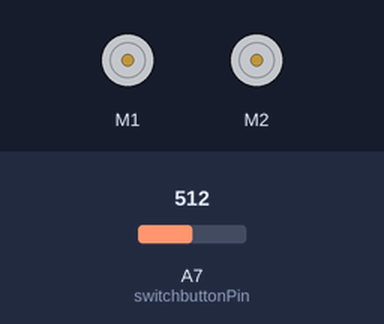
The sketch below on a simulated Arduino Nano, built with avr-gcc and run on an emulated ATmega328P. On the bench: 2 × DC motor (green arrow = forward, orange = backward, longer = faster). The test bench sets the inputs (shaded band); at power-on: A7 (switchbuttonPin) = 512.

Above: at 0.8 s.
0.9 s: A7 (switchbuttonPin) set to 12
2.4 s: A7 (switchbuttonPin) set to 9
At 3.2 s:
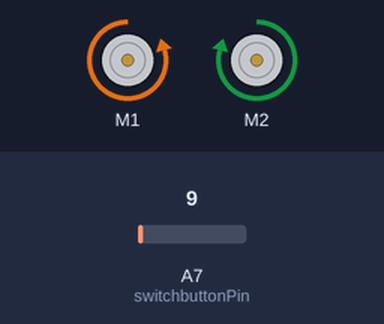
At 5.2 s:
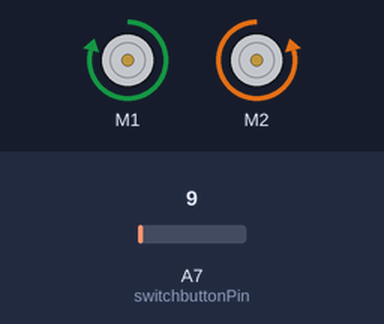
Timing chart, 0 to 20.4 s (numbered marks = the images above; inputs shaded):
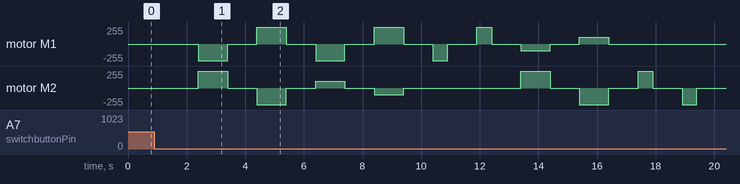

The sketch:

PushButtonMove.ino
```cpp
// (licence header left out)
 #include "MeOrion.h"

MeDCMotor motor3(M1); // Left
MeDCMotor motor4(M2); // Right

int switchbuttonPin = A7;   // switch button
uint8_t cntLimit = 2;  // count to move

uint8_t motorSpeed1 = 250;
uint8_t motorSpeed2 = 100;
uint8_t motorSpeed3 = 0;

void setup()
{
  pinMode(switchbuttonPin, INPUT);
  while(!((0 ^ (analogRead(switchbuttonPin) > 10 ? 0 : 1))))
  {
    _loop();
  }

  for(uint8_t cnt = 0; cnt < cntLimit; cnt++)
  {
    move();
  }
}

void _loop()
{

}

void loop()
{
  _loop();
}

void stop()
{
  motor3.stop();
  motor4.stop();
}

void move()
{
  // 1.Advance
  motor3.run(-motorSpeed1);
  motor4.run(motorSpeed1);
  delay(1000);
  motor3.stop();
  motor4.stop();
  delay(1000);

  // 1.Back
  motor3.run(motorSpeed1);
  motor4.run(-motorSpeed1);
  delay(1000);
  motor3.stop();
  motor4.stop();
  delay(1000);

  // 2.right-handed rotation
  motor3.run(-motorSpeed1);
  motor4.run(motorSpeed2);
  delay(1000);
  motor3.stop();
  motor4.stop();
  delay(1000);

  // 2.right-handed rotation back
  motor3.run(motorSpeed1);
  motor4.run(-motorSpeed2);
  delay(1000);
  motor3.stop();
  motor4.stop();
  delay(1000);

  // 3.right-handed rotation
  motor3.run(-motorSpeed1);
  motor4.run(motorSpeed3);
  delay(500);
  motor3.stop();
  motor4.stop();
  delay(1000);

  // 3.right-handed rotation back
  motor3.run(motorSpeed1);
  motor4.run(-motorSpeed3);
  delay(500);
  motor3.stop();
  motor4.stop();
  delay(1000);

  // 4.left-handed rotation
  motor3.run(-motorSpeed2);
  motor4.run(motorSpeed1);
  delay(1000);
  motor3.stop();
  motor4.stop();
  delay(1000);

  // 4.left-handed rotation back
  motor3.run(motorSpeed2);
  motor4.run(-motorSpeed1);
  delay(1000);
  motor3.stop();
  motor4.stop();
  delay(1000);

  // 5.left-handed rotation
  motor3.run(-motorSpeed3);
  motor4.run(motorSpeed1);
  delay(500);
  motor3.stop();
  motor4.stop();
  delay(1000);

  // 5.left-handed rotation back
  motor3.run(motorSpeed3);
  motor4.run(-motorSpeed1);
  delay(500);
  motor3.stop();
  motor4.stop();
  delay(1000);
}
```

Measured:
- the behaviour switches between 11 and 10 on A7 (switchbuttonPin) (found by bisection; images 0 and 1)
- after the input at 0.9 s, every drawn part: stays the same
- after the input at 2.4 s, motor M1: stopped → backward 250/255 at once, → stopped 1.0 s later, → forward 250/255 1.0 s later, → stopped 1.0 s later, … (16 changes in this stretch); motor M2: stopped → forward 250/255 at once, → stopped 1.0 s later, → backward 250/255 1.0 s later, → stopped 1.0 s later, … (16 changes in this stretch)
